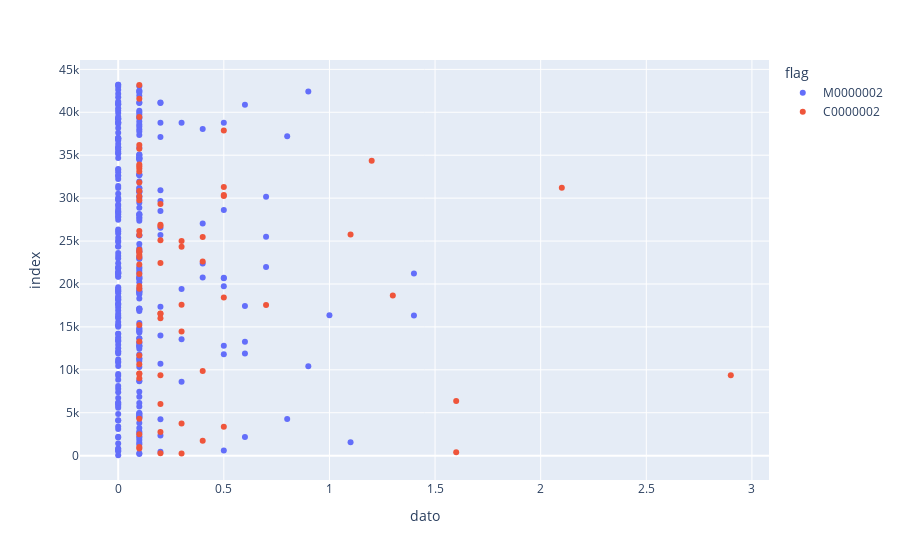

This figure's notebook cell:
### Code cell
px.scatter(df_temp[df_temp['codigo']=='472F43AC'],x= 'dato', color='flag')

### Figure 1 — Plotly figure (JSON) as saved in the notebook; plotly's stock layout.template omitted (floating-point values rounded to 4 significant figures; data arrays with more than 128 entries replaced by an {"elided": "..."} marker saying what was removed)
{"data": [{"hovertemplate": "flag=M0000002<br>dato=%{x}<br>index=%{y}<extra></extra>", "legendgroup": "M0000002", "marker": {"color": "#636efa", "symbol": "circle"}, "mode": "markers", "name": "M0000002", "orientation": "h", "showlegend": true, "type": "scatter", "x": {"elided": "310 float values"}, "xaxis": "x", "y": {"elided": "310 int values"}, "yaxis": "y"}, {"hovertemplate": "flag=C0000002<br>dato=%{x}<br>index=%{y}<extra></extra>", "legendgroup": "C0000002", "marker": {"color": "#EF553B", "symbol": "circle"}, "mode": "markers", "name": "C0000002", "orientation": "h", "showlegend": true, "type": "scatter", "x": [0.3, 0.2, 1.6, 0.1, 0.1, 0.4, 0.1, 0.2, 0.5, 0.3, 0.1, 0.2, 1.6, 0.1, 0.2, 2.9, 0.1, 0.1, 0.4, 0.1, 0.1, 0.1, 0.3, 0.1, 0.2, 0.2, 0.2, 0.7, 0.3, 0.5, 1.3, 0.1, 0.1, 0.1, 0.1, 0.2, 0.4, 0.1, 0.1, 0.1, 0.1, 0.1, 0.3, 0.3, 0.2, 0.4, 0.1, 1.1, 0.1, 0.2, 0.2, 0.2, 0.1, 0.1, 0.5, 0.5, 0.1, 2.1, 0.5, 0.1, 0.1, 0.1, 0.1, 0.1, 1.2, 0.1, 0.1, 0.5, 0.1, 0.1, 0.1], "xaxis": "x", "y": [249, 277, 407, 846, 1015, 1747, 2499, 2765, 3369, 3751, 4301, 6018, 6354, 9019, 9354, 9367, 9541, 9583, 9855, 10656, 11676, 13299, 14457, 15212, 16003, 16543, 16555, 17550, 17584, 18435, 18658, 19435, 19778, 21170, 22272, 22438, 22606, 23135, 23373, 23738, 23756, 23996, 24334, 25007, 25095, 25461, 25716, 25753, 26159, 26749, 26903, 29311, 29741, 30229, 30248, 30366, 30824, 31212, 31284, 31832, 33101, 33453, 33704, 33924, 34368, 35747, 36197, 37886, 39450, 41581, 43172], "yaxis": "y"}], "layout": {"legend": {"title": {"text": "flag"}, "tracegroupgap": 0}, "margin": {"t": 60}, "xaxis": {"anchor": "y", "domain": [0, 1], "title": {"text": "dato"}}, "yaxis": {"anchor": "x", "domain": [0, 1], "title": {"text": "index"}}}}
